Frame 1 (no input): blank canvas, image omitted
Frame 60 (the mouse pressed at the canvas centre just before this capture): blank canvas, image omitted
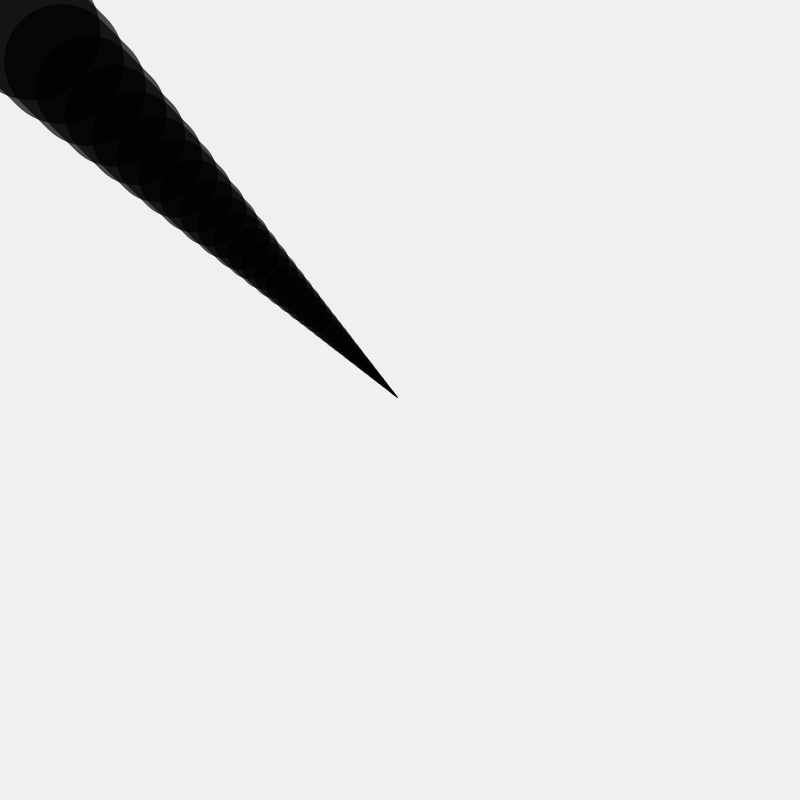
Frame 120 (the mouse held since frame 60 and released just before this capture)

The Processing sketch whose frames 1 and 60 were blank and that drew this single picture after the mouse press (run headless with seeded random() and noise(); from frame 60 on, the mouse is pressed at the canvas centre):

// Processing sketch: code_05_18
// ── code_05_18.pde
float x;
float y;
float px;
float py;
float easing = 0.08;
   
void setup() {
     size(800, 800);
     stroke(0, 180);
     background(240);
}

void draw() {
   float targetX = mouseX;
   x += (targetX - x) * easing;
   float targetY = mouseY;
   y += (targetY - y) * easing;
   float grosor = dist(x, y, px, py);
   strokeWeight(grosor*3);
   
   if(mousePressed){
     line(x, y, px, py);
    }
    px = x; 
    py = y;  
  }

  
